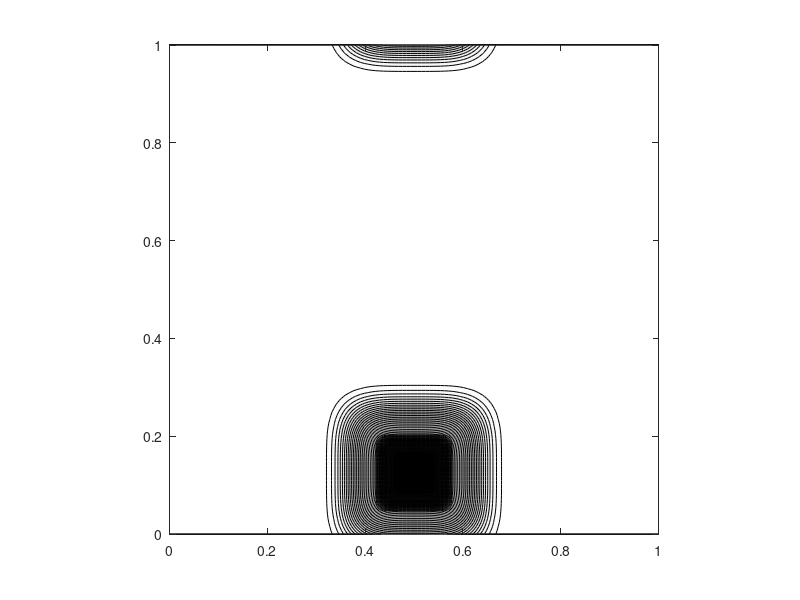

Here is the MATLAB script that generated this plot:

x = linspace(0, 1, 129);
dy = dx = x(2) - x(1);
[x, y] = meshgrid(x);

x0=0.5;
y0=0.125;

sigma1=1/15;
coeff = 1.5;

sigma2x=sigma1*2.5*coeff;
sigma2y=sigma1*2.5/coeff;

rho=x.*0;
temp=rho;

for i=-1:1
    for j=-1:1
        rho= rho + exp(-(((x-x0+i)/sigma1).^8+((y-y0+j)/sigma1).^8)) + exp(-(((x-x0+i)/sigma1/2).^4+((y-y0+j)/sigma1/2).^4));
        temp=temp+ (exp(-(((x-x0+i)/sigma1).^8+((y-y0+j)/sigma1).^8)) + exp(-(((x-x0+i)/(sigma2x)).^2+((y-y0+j)/sigma2y).^2)));
    end
end


contourf(x, y, -rho, 50);
axis([0, 1, 0, 1], 'square');
shading flat;
colormap(gray);




